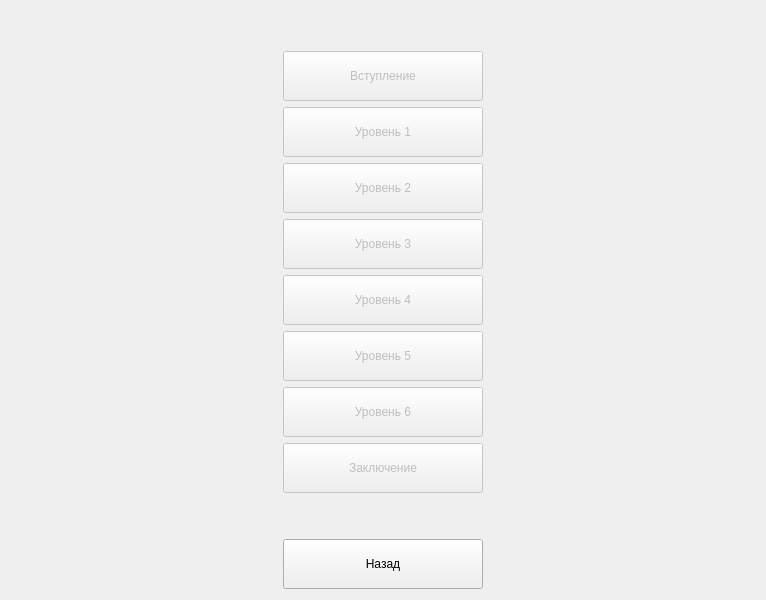
      <widget class="QWidget" name="select_lvl_page">
       <layout class="QGridLayout" name="gridLayout_5">
        <item row="0" column="0">
         <spacer name="horizontalSpacer_7">
          <property name="orientation">
           <enum>Qt::Horizontal</enum>
          </property>
          <property name="sizeHint" stdset="0">
           <size>
            <width>272</width>
            <height>20</height>
           </size>
          </property>
         </spacer>
        </item>
        <item row="0" column="1">
         <layout class="QVBoxLayout" name="verticalLayout_2">
          <item>
           <spacer name="verticalSpacer_5">
            <property name="orientation">
             <enum>Qt::Vertical</enum>
            </property>
            <property name="sizeHint" stdset="0">
             <size>
              <width>20</width>
              <height>40</height>
             </size>
            </property>
           </spacer>
          </item>
          <item>
           <widget class="QPushButton" name="begin_lvl_pb">
            <property name="enabled">
             <bool>false</bool>
            </property>
            <property name="minimumSize">
             <size>
              <width>200</width>
              <height>50</height>
             </size>
            </property>
            <property name="maximumSize">
             <size>
              <width>200</width>
              <height>50</height>
             </size>
            </property>
            <property name="text">
             <string>Вступление</string>
            </property>
           </widget>
          </item>
          <item>
           <widget class="QPushButton" name="lvl_1_pb">
            <property name="enabled">
             <bool>false</bool>
            </property>
            <property name="minimumSize">
             <size>
              <width>200</width>
              <height>50</height>
             </size>
            </property>
            <property name="maximumSize">
             <size>
              <width>200</width>
              <height>50</height>
             </size>
            </property>
            <property name="text">
             <string>Уровень 1</string>
            </property>
           </widget>
          </item>
          <item>
           <widget class="QPushButton" name="lvl_2_pb">
            <property name="enabled">
             <bool>false</bool>
            </property>
            <property name="minimumSize">
             <size>
              <width>200</width>
              <height>50</height>
             </size>
            </property>
            <property name="maximumSize">
             <size>
              <width>200</width>
              <height>50</height>
             </size>
            </property>
            <property name="text">
             <string>Уровень 2</string>
            </property>
           </widget>
          </item>
          <item>
           <widget class="QPushButton" name="lvl_3_pb">
            <property name="enabled">
             <bool>false</bool>
            </property>
            <property name="minimumSize">
             <size>
              <width>200</width>
              <height>50</height>
             </size>
            </property>
            <property name="maximumSize">
             <size>
              <width>200</width>
              <height>50</height>
             </size>
            </property>
            <property name="text">
             <string>Уровень 3</string>
            </property>
           </widget>
          </item>
          <item>
           <widget class="QPushButton" name="lvl_4_pb">
            <property name="enabled">
             <bool>false</bool>
            </property>
            <property name="minimumSize">
             <size>
              <width>200</width>
              <height>50</height>
             </size>
            </property>
            <property name="maximumSize">
             <size>
              <width>200</width>
              <height>50</height>
             </size>
            </property>
            <property name="text">
             <string>Уровень 4</string>
            </property>
           </widget>
          </item>
          <item>
           <widget class="QPushButton" name="lvl_5_pb">
            <property name="enabled">
             <bool>false</bool>
            </property>
            <property name="minimumSize">
             <size>
              <width>200</width>
              <height>50</height>
             </size>
            </property>
            <property name="maximumSize">
             <size>
              <width>200</width>
              <height>50</height>
             </size>
            </property>
            <property name="text">
             <string>Уровень 5</string>
            </property>
           </widget>
          </item>
          <item>
           <widget class="QPushButton" name="lvl_6_pb">
            <property name="enabled">
             <bool>false</bool>
            </property>
            <property name="minimumSize">
             <size>
              <width>200</width>
              <height>50</height>
             </size>
            </property>
            <property name="maximumSize">
             <size>
              <width>200</width>
              <height>50</height>
             </size>
            </property>
            <property name="text">
             <string>Уровень 6</string>
            </property>
           </widget>
          </item>
          <item>
           <widget class="QPushButton" name="end_lvl_pb">
            <property name="enabled">
             <bool>false</bool>
            </property>
            <property name="minimumSize">
             <size>
              <width>200</width>
              <height>50</height>
             </size>
            </property>
            <property name="maximumSize">
             <size>
              <width>200</width>
              <height>50</height>
             </size>
            </property>
            <property name="text">
             <string>Заключение</string>
            </property>
           </widget>
          </item>
          <item>
           <spacer name="verticalSpacer_4">
            <property name="orientation">
             <enum>Qt::Vertical</enum>
            </property>
            <property name="sizeHint" stdset="0">
             <size>
              <width>20</width>
              <height>40</height>
             </size>
            </property>
           </spacer>
          </item>
          <item>
           <widget class="QPushButton" name="back_to_menu_pb">
            <property name="minimumSize">
             <size>
              <width>200</width>
              <height>50</height>
             </size>
            </property>
            <property name="maximumSize">
             <size>
              <width>200</width>
              <height>50</height>
             </size>
            </property>
            <property name="text">
             <string>Назад</string>
            </property>
           </widget>
          </item>
         </layout>
        </item>
        <item row="0" column="2">
         <spacer name="horizontalSpacer_8">
          <property name="orientation">
           <enum>Qt::Horizontal</enum>
          </property>
          <property name="sizeHint" stdset="0">
           <size>
            <width>272</width>
            <height>20</height>
           </size>
          </property>
         </spacer>
        </item>
       </layout>
      </widget>
